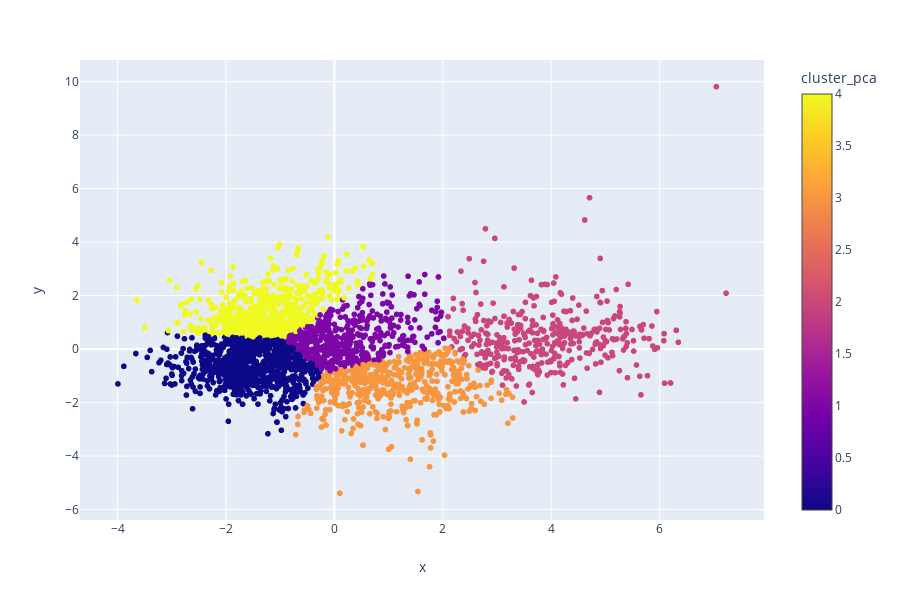

The notebook cell this image was saved under:
### Code cell
fig = px.scatter(projection, x="x", y="y", color="cluster_pca", hover_data=['x', 'y', 'generos'])
fig.show()

### Figure 1 — Plotly figure (JSON) as saved in the notebook; plotly's stock layout.template omitted (floating-point values rounded to 4 significant figures; data arrays with more than 128 entries replaced by an {"elided": "..."} marker saying what was removed)
{"data": [{"customdata": {"elided": "2973x3 mixed values"}, "hoverlabel": {"namelength": 0}, "hovertemplate": "x=%{customdata[0]}<br>y=%{customdata[1]}<br>generos=%{customdata[2]}<br>cluster_pca=%{marker.color}", "legendgroup": "", "marker": {"color": {"elided": "2973 int values"}, "coloraxis": "coloraxis", "symbol": "circle"}, "mode": "markers", "name": "", "showlegend": false, "type": "scattergl", "x": {"elided": "2973 float values"}, "xaxis": "x", "y": {"elided": "2973 float values"}, "yaxis": "y"}], "layout": {"coloraxis": {"colorbar": {"title": {"text": "cluster_pca"}}, "colorscale": [[0, "#0d0887"], [0.1111, "#46039f"], [0.2222, "#7201a8"], [0.3333, "#9c179e"], [0.4444, "#bd3786"], [0.5556, "#d8576b"], [0.6667, "#ed7953"], [0.7778, "#fb9f3a"], [0.8889, "#fdca26"], [1, "#f0f921"]]}, "height": 600, "legend": {"tracegroupgap": 0}, "margin": {"t": 60}, "xaxis": {"anchor": "y", "domain": [0, 0.98], "title": {"text": "x"}}, "yaxis": {"anchor": "x", "domain": [0, 1], "title": {"text": "y"}}}}
